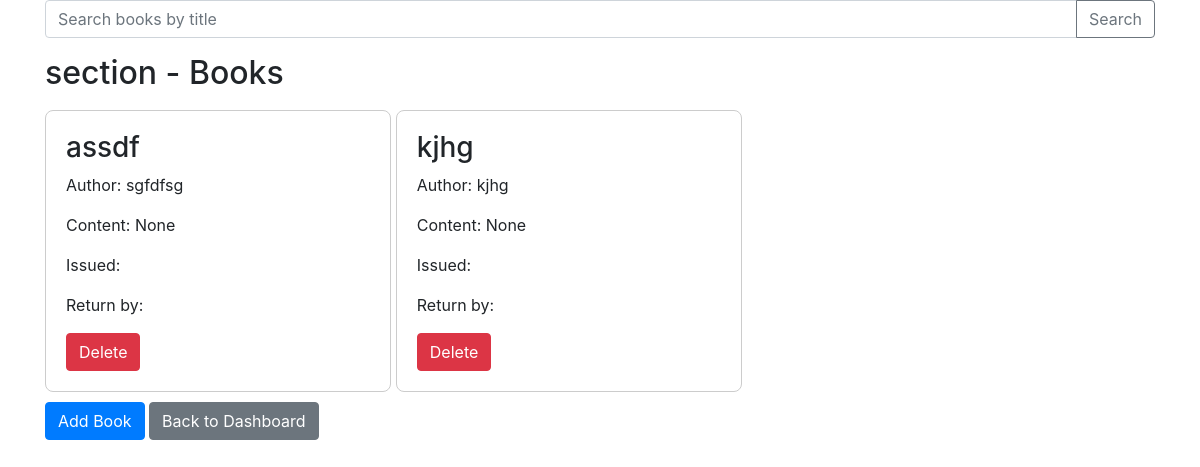
Before: /sections/1/books (signed in) with the older database file.
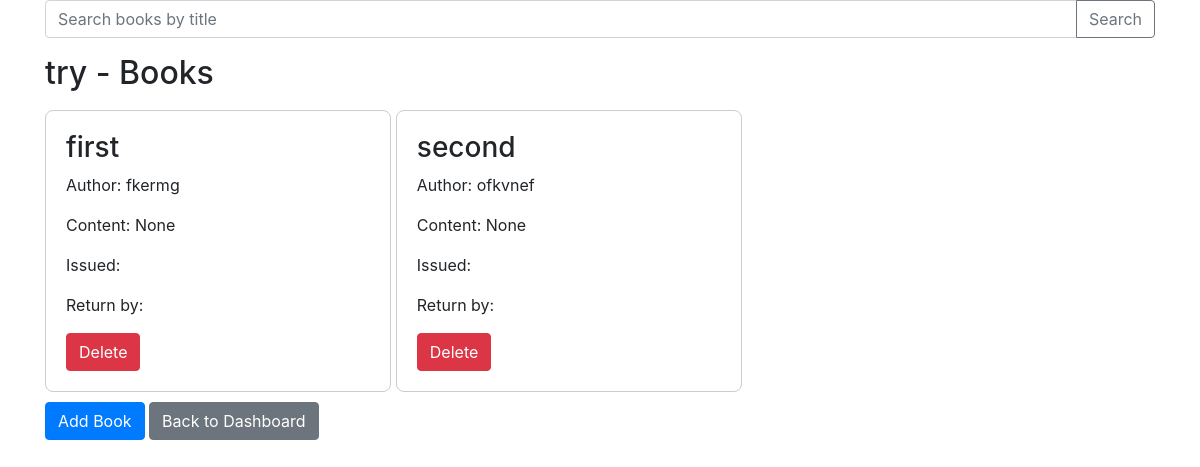
After: the same page with the newer database file.
### app.py (models this page shows)
class Section(db.Model):
    id = db.Column(db.Integer, primary_key=True)
    title = db.Column(db.String(100), nullable=False)
    date_created = db.Column(db.DateTime, default=datetime.utcnow, nullable=False)
    description = db.Column(db.String(500), nullable=True)
    user_id = db.Column(db.Integer, db.ForeignKey('user.id'))
    books = db.relationship('Book', back_populates='section')
    issues = db.relationship('Issue', backref='section', lazy='dynamic')

class Book(db.Model):
    id = db.Column(db.Integer, primary_key=True)
    title = db.Column(db.String(150), nullable=False)
    author = db.Column(db.String(100), nullable=False)
    content = db.Column(db.Text, nullable=True)  # Assuming e-books' content is stored as text
    section_id = db.Column(db.Integer, db.ForeignKey('section.id'), nullable=False)
    section = db.relationship('Section', back_populates='books')
    issues = db.relationship('Issue', backref='book', lazy='dynamic')

### app.py (the view)
@app.route('/sections/<int:section_id>/books', methods=['GET', 'POST'])
def view_books(section_id):
    if 'librarian_id' not in session:
        return redirect(url_for('librarian_login'))
    section = Section.query.get_or_404(section_id)
    query = request.args.get('query')  # or request.form.get('query') for POST
    if query:
        books = Book.query.filter(Book.section_id == section_id, Book.title.contains(query)).all()
    else:
        books = Book.query.filter_by(section_id=section_id).all()
    return render_template('section_books.html', section=section, books=books)

### templates/section_books.html (shortened to what this page needs)
<!DOCTYPE html>
<html lang="en">
<head>
    <link rel="stylesheet" href="https://stackpath.bootstrapcdn.com/bootstrap/4.3.1/css/bootstrap.min.css">
</head>
<body>
<div class="container">
    <form action="{{ url_for('view_books', section_id=section.id) }}" method="GET" class="input-group mb-3">
        <input type="text" class="form-control" placeholder="Search books by title" name="query">
        <div class="input-group-append">
            <button class="btn btn-outline-secondary" type="submit">Search</button>
        </div>
    </form>
    <h2>{{ section.title }} - Books</h2>
    <div>
        {% for book in books %}
        <div class="book-card">
            <h3>{{ book.title }}</h3>
            <p>Author: {{ book.author }}</p>
            <p>Content: {{ book.content | safe }}</p>
            <p>Issued: {{ book.date_issued }}</p>
            <p>Return by: {{ book.return_date }}</p>
            <form action="{{ url_for('delete_book', book_id=book.id) }}" method="post" style="display:inline;">
                <button type="submit" class="btn btn-danger">Delete</button>
            </form>
        </div>
        {% else %}
        <p>No books in this section yet.</p>
        {% endfor %}
    </div>
    <a href="{{ url_for('add_book', section_id=section.id) }}" class="btn btn-primary">Add Book</a>
    <a href="{{ url_for('librarian_dashboard') }}" class="btn btn-secondary">Back to Dashboard</a>
</div>
</body>
</html>

Changed rows visible on the page:
changed Section: title "section" → "try"
changed Book: title "assdf" → "first"; author "sgfdfsg" → "fkermg"
changed Book: title "kjhg" → "second"; author "kjhg" → "ofkvnef"
